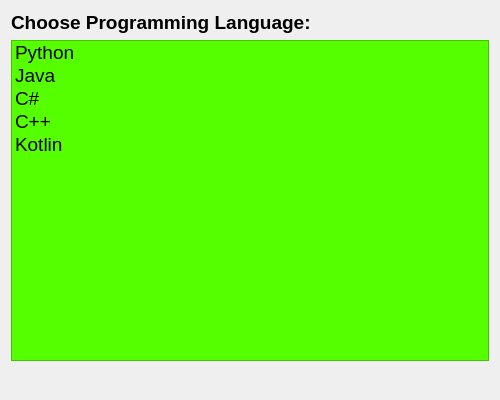
<?xml version="1.0" encoding="UTF-8"?>
<ui version="4.0">
 <class>Form</class>
 <widget class="QWidget" name="Form">
  <property name="geometry">
   <rect>
    <x>0</x>
    <y>0</y>
    <width>500</width>
    <height>400</height>
   </rect>
  </property>
  <property name="windowTitle">
   <string>Form</string>
  </property>
  <layout class="QVBoxLayout" name="verticalLayout">
   <item>
    <widget class="QLabel" name="label">
     <property name="font">
      <font>
       <pointsize>14</pointsize>
       <bold>true</bold>
      </font>
     </property>
     <property name="text">
      <string>Choose Programming Language:</string>
     </property>
    </widget>
   </item>
   <item>
    <widget class="QListWidget" name="listWidget">
     <property name="font">
      <font>
       <pointsize>14</pointsize>
      </font>
     </property>
     <property name="styleSheet">
      <string notr="true">QListWidget {
background-color:rgb(85, 255, 0)

}</string>
     </property>
     <item>
      <property name="text">
       <string>Python</string>
      </property>
     </item>
     <item>
      <property name="text">
       <string>Java</string>
      </property>
     </item>
     <item>
      <property name="text">
       <string>C#</string>
      </property>
     </item>
     <item>
      <property name="text">
       <string>C++</string>
      </property>
     </item>
     <item>
      <property name="text">
       <string>Kotlin</string>
      </property>
     </item>
    </widget>
   </item>
   <item>
    <widget class="QLabel" name="label_result">
     <property name="font">
      <font>
       <pointsize>14</pointsize>
       <italic>true</italic>
      </font>
     </property>
     <property name="text">
      <string/>
     </property>
    </widget>
   </item>
  </layout>
 </widget>
 <resources/>
 <connections/>
</ui>
